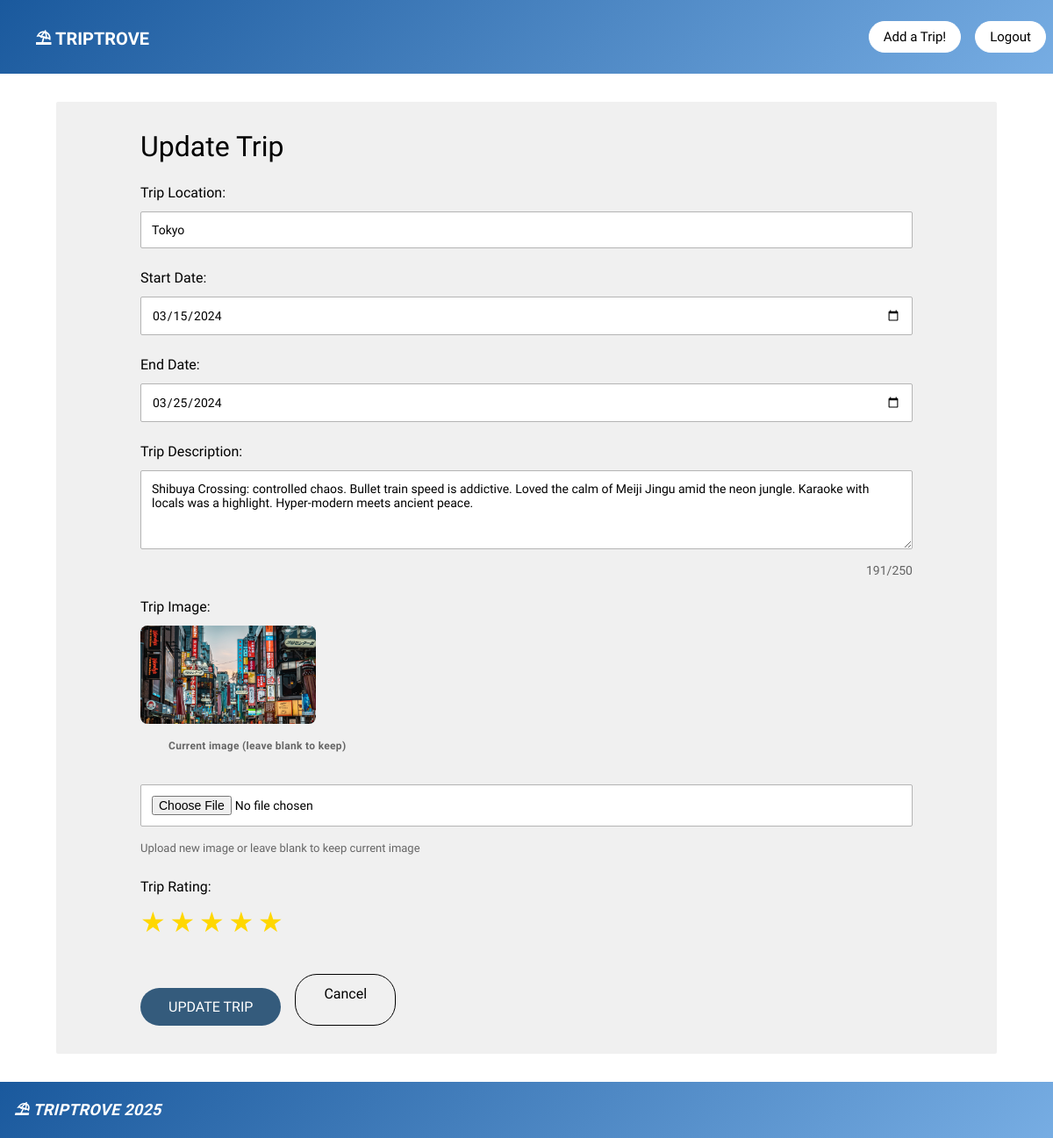
The page /update/28 (signed in) on the database its author committed.
### tables this page shows
CREATE TABLE Trips (
            trip_id INTEGER PRIMARY KEY AUTOINCREMENT,
            trip_location TEXT NOT NULL,
            trip_start TEXT NOT NULL,
            trip_end TEXT NOT NULL,
            trip_image TEXT,
            trip_description TEXT,
            rating INTEGER DEFAULT 0 CHECK(rating >= 0 AND rating <= 5)
        , user_id INTEGER DEFAULT 1 NOT NULL);

### app.py (the view)
@app.route('/update/<int:trip_id>', methods=['POST','GET'])
@login_required
def update(trip_id):
    conn = sqlite3.connect('part_a.db')
    conn.row_factory = sqlite3.Row
    cursor = conn.cursor()
    if request.method == 'POST':
        trip_location = request.form.get('trip_location')
        trip_start = request.form.get('trip_start')
        trip_end = request.form.get('trip_end')
        trip_description = request.form.get('trip_description')
        rating = request.form.get('rating')
        import re
        from datetime import datetime
        if not re.match(r'^[a-zA-Z\s,.-]+$', trip_location):
            conn.close()
            return "Invalid location format. Only letters, spaces, commas, periods, and hyphens allowed.", 400
        try:
            start = datetime.strptime(trip_start, '%Y-%m-%d')
            end = datetime.strptime(trip_end, '%Y-%m-%d')
            if end < start:
                conn.close()
                return "End date must be after start date.", 400
        except ValueError:
            conn.close()
            return "Invalid date format.", 400
        if trip_description and len(trip_description) > 250:
            conn.close()
            return "Description must be 250 characters or less.", 400
        try:
            rating_int = int(rating)
            if rating_int < 1 or rating_int > 5:
                conn.close()
                return "Rating must be between 1 and 5.", 400
        except (ValueError, TypeError):
            conn.close()
            return "Invalid rating. Please select a rating.", 400
        if 'trip_image' in request.files and request.files['trip_image'].filename != '':
            file = request.files['trip_image']
            if file and allowed_file(file.filename):
                filename = secure_filename(file.filename)
                filename = f"{int(time.time())}_{filename}"
                file.save(os.path.join(app.config['UPLOAD_FOLDER'], filename))
                trip_image = f"uploads/{filename}"
            else:
                conn.close()
                return "Invalid file type. Please upload PNG, JPG, JPEG, GIF, or WEBP", 400
        else:
            cursor.execute('SELECT trip_image FROM Trips WHERE trip_id = ? AND user_id = ?', (trip_id, session['user_id']))
            result = cursor.fetchone()
            trip_image = result['trip_image'] if result else None
        cursor.execute('''
            UPDATE Trips
            SET trip_location = ?,
                trip_start = ?,
                trip_end = ?,
                trip_image = ?,
                trip_description = ?,
                rating = ?
            WHERE trip_id = ? AND user_id = ?
        ''', (trip_location, trip_start, trip_end, trip_image, trip_description, rating, trip_id, session['user_id']))
        conn.commit()
        conn.close()
        return redirect(url_for('index'))
    else:
        cursor.execute('SELECT * FROM Trips WHERE trip_id = ? AND user_id = ?', (trip_id, session['user_id']))
        trip = cursor.fetchone()
        conn.close()
        if trip is None:
            return "Trip not found", 404
        return render_template('update.html', trip=trip)

### app.py (called while the page is built)
def login_required(f):
    @wraps(f)
    def decorated_function(*args, **kwargs):
        if 'user_id' not in session:
            return redirect(url_for('login'))
        return f(*args, **kwargs)
    return decorated_function

### templates/update.html (shortened to what this page needs)
{% extends "base.html" %}
{% block head %}
<header>
    <h1>
        <a href="/">⛱ TRIPTROVE</a>
    </h1>
    <nav>
        <a href="/create">Add a Trip!</a>
        <a href="/logout">Logout</a>
    </nav>
</header>
{% endblock %}
{% block body %}
<div class="form-container">
    <h2>Update Trip</h2>
    <form action="{{ url_for('update', trip_id=trip['trip_id']) }}" method="POST" enctype="multipart/form-data" class="trip-form" id="updateForm">
        <div class="form-group">
            <label for="trip-location">Trip Location:</label>
            <input
                type="text"
                id="trip-location"
                name="trip_location"
                value="{{ trip['trip_location'] }}"
                placeholder="e.g., Paris, France"
                pattern="^[a-zA-Z\s,.-]+$"
                title="Location should only contain letters, spaces, commas, periods, and hyphens"
                required>
        </div>
        <div class="form-group">
            <label for="trip-start">Start Date:</label>
            <input
                type="date"
                id="trip-start"
                name="trip_start"
                value="{{ trip['trip_start'] }}"
                required>
        </div>
        <div class="form-group">
            <label for="trip-end">End Date:</label>
            <input
                type="date"
                id="trip-end"
                name="trip_end"
                value="{{ trip['trip_end'] }}"
                required>
        </div>
        <div class="form-group">
            <label for="trip-description">Trip Description:</label>
            <textarea
                id="trip-description"
                name="trip_description"
                rows="4"
                maxlength="250"
                placeholder="Describe your trip (max 250 characters)">{{ trip['trip_description'] }}</textarea>
            <span class="char-count"><span id="char-count">{{ trip['trip_description']|length if trip['trip_description'] else 0 }}</span>/250</span>
        </div>
        <div class="form-group">
            <label for="trip-image">Trip Image:</label>
            {% if trip['trip_image'] %}
            <div style="margin-bottom: 10px;">
                <img src="{{ url_for('static', filename=trip['trip_image']) }}" alt="Current image" style="max-width: 200px; border-radius: 8px;">
                <p style="font-size: 12px; color: #666;">Current image (leave blank to keep)</p>
            </div>
            {% endif %}
            <input
                type="file"
                id="trip-image"
                name="trip_image"
                accept="image/png, image/jpeg, image/jpg, image/gif, image/webp">
            <small style="color: #666;">Upload new image or leave blank to keep current image</small>
        </div>
        <div class="form-group">
            <label for="rating">Trip Rating:</label>
            <div class="rating-input">
                {% for star in range(1, 6) %}
                <span class="star-input {% if star <= trip['rating'] %}filled{% else %}empty{% endif %}" data-value="{{ star }}">★</span>
                {% endfor %}
            </div>
        </div>
        <div class="form-buttons">
            <button type="submit" class="submit-btn">UPDATE TRIP</button>
            <a href="/" class="cancel-btn">Cancel</a>
        </div>
    </form>
</div>
{% endblock %}
{% block footer %}
<p class="footer">⛱ TRIPTROVE 2025</p>
{% endblock %}

### static/style.css (style rules this page uses)
h1, h1 a { font-family: 'Nunito Sans', sans-serif; font-size: 20px; font-weight: bold; color: white; padding: 0; padding-left: 1rem; border: none; background-color: transparent; border-radius: 0; text-decoration: none; }
h2 { font-family: 'Nunito Sans', sans-serif; font-size: 50px; font-weight: normal; color: rgb(0, 0, 0); padding-left: 2rem; }
p { font-family: 'Nunito Sans', sans-serif; font-size: 18px; font-weight: bold; font-style: normal; color: rgb(0, 0, 0); margin-left: 2rem; line-height: 1.6; letter-spacing: 0.3px; max-width: 1200px; }
p.footer { font-family: 'Nunito Sans', sans-serif; font-size: 18px; font-weight: bold; font-style: italic; color: rgb(255, 255, 255); margin-left: 1rem; line-height: 1.6; letter-spacing: 0.3px; }
body { margin: 0; padding: 0; min-height: 100vh; display: flex; flex-direction: column; }
header { display: flex; justify-content: space-between; align-items: center; background: linear-gradient(135deg, #1a599d 0%, #77ade3 100%); padding: 0.5rem; }
nav { display: flex; gap: 1rem; position: relative; }
nav a { font-family: 'Nunito Sans', sans-serif; font-size: 15px; font-weight: normal; color: rgb(1,1,1); text-decoration: none; padding: 0.5rem 0.1rem; padding-left: 1rem; padding-right: 1rem; border: 1px solid rgb(255, 255, 255); background-color: rgb(255, 255, 255); border-radius: 25px; display: inline-block; transition: transform 0.3s ease, box-shadow 0.3s ease, background-color 0.3s ease; }
.form-container { max-width: 1200px; margin: 2rem 4rem; padding: 2rem 6rem; background-color: rgb(240, 240, 240); border-radius: 2px; }
.form-container h2 { font-family: 'Nunito Sans', sans-serif; font-size: 32px; font-weight: normal; color: rgb(1, 1, 1); margin: 0 0 1.5rem 0; padding: 0; }
.trip-form { display: flex; flex-direction: column; gap: 1.5rem; }
.form-group { display: flex; flex-direction: column; gap: 0.75rem; }
.form-group label { font-family: 'Nunito Sans', sans-serif; font-size: 16px; font-weight: normal; color: rgb(1, 1, 1); }
.form-group input, .form-group textarea { width: 100%; font-family: 'Nunito Sans', sans-serif; font-size: 14px; padding: 0.75rem; border: 1px solid rgb(180, 180, 180); border-radius: 2px; background-color: white; box-sizing: border-box; }
.form-group textarea { resize: vertical; }
input[type="date"] { cursor: pointer; }
.form-group small { font-family: 'Nunito Sans', sans-serif; font-size: 13px; font-weight: normal; color: rgb(100, 100, 100); font-style: normal; margin-top: 0.25rem; line-height: 1.4; }
.form-buttons { display: flex; gap: 1rem; margin-top: 1rem; }
.submit-btn { font-family: 'Nunito Sans', sans-serif; font-size: 16px; font-weight: normal; color: white; background-color: rgb(52, 91, 124); padding: 0.75rem 2rem; border: none; border-radius: 25px; cursor: pointer; transition: background-color 0.3s; margin-top: 1rem; }
.cancel-btn { font-family: 'Nunito Sans', sans-serif; font-size: 16px; font-weight: normal; color: rgb(1, 1, 1); background-color: transparent; padding: 0.75rem 2rem; border: 1px solid rgb(1, 1, 1); border-radius: 25px; text-decoration: none; display: inline-block; text-align: center; cursor: pointer; transition: background-color 0.3s; }
.rating-input { display: flex; gap: 0.3rem; cursor: pointer; }
.star-input { font-size: 32px; cursor: pointer; transition: transform 0.2s, opacity 0.2s; }
.star-input.filled { color: gold; }
.char-count { font-size: 14px; color: rgb(100, 100, 100); margin-top: 0.25rem; text-align: right; display: block; font-family: 'Nunito Sans', sans-serif; }

### rows shown on the page
Trips: trip_location "Tokyo", trip_start "03/15/2024", trip_end "03/25/2024", trip_description "Shibuya Crossing: controlled chaos. Bullet train speed is addictive. Loved the calm of Meiji Jingu amid the neon jungle. Karaoke with locals was a highlight. Hyper-modern meets ancient peace.", trip_image (picture)

### other values the page prints
{{ trip['trip_description']|length if trip['trip_description'] else 0 }} "191"
